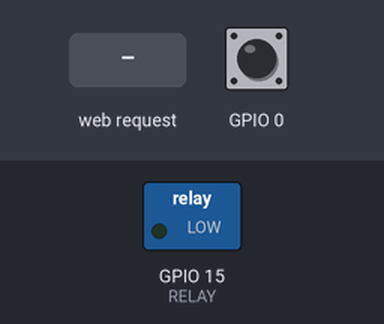
This sketch was run on a simulated ESP8266 (NodeMCU). Shown: switched loads named in the sketch (green lamp = pin HIGH). The test bench sets the inputs (shaded band); at power-on: GPIO 0 HIGH. WiFi joins after 1.5 s; servers stay silent unless stated; EEPROM starts erased; what the sketch prints to the serial monitor is not drawn.

Above: at 2.7 s.
2.8 s: HTTP request GET /turnOn received
At 4.0 s:
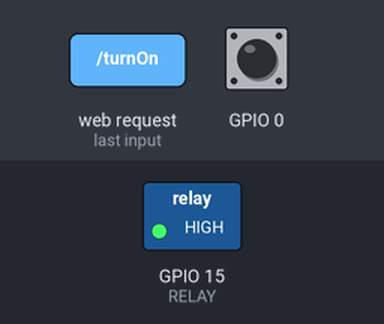
4.3 s: HTTP request GET /turnOff received
At 5.1 s:
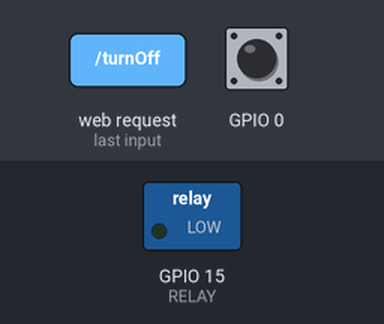
5.8 s: HTTP request GET /turnOn?ssid=1 received
At 6.3 s:
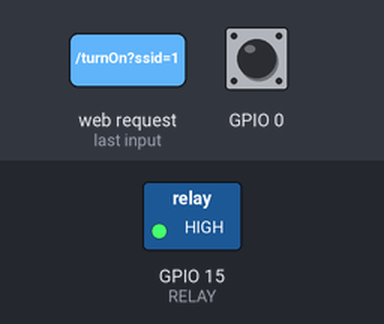
7.3 s: HTTP request GET /turnOff?ssid=1 received
At 8.6 s:
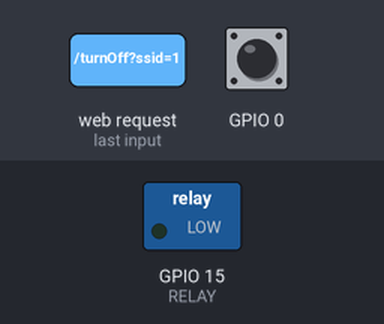
Timing chart, 0 to 9.8 s (numbered marks = the images above; inputs shaded):
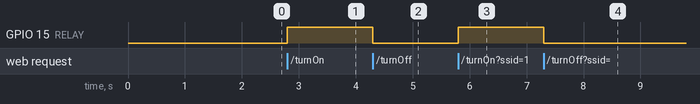

Measured:
- after the input at 2.8 s, GPIO 15 (RELAY): LOW → HIGH at once
- after the input at 4.3 s, GPIO 15 (RELAY): HIGH → LOW at once
- after the input at 5.8 s, GPIO 15 (RELAY): LOW → HIGH at once
- after the input at 7.3 s, GPIO 15 (RELAY): HIGH → LOW at once

The sketch:

AdvancedWebServerRelay.ino
```cpp
#include <ESP8266WiFi.h>
#include <DNSServer.h>
#include <ESP8266WebServer.h>
#include <EEPROM.h>
#include <ESP8266mDNS.h>

#define   EEPROM_LENGTH 1024

#define   RELAY 15

char eRead[30];
byte len;

char ssid[30];
char password[30];

bool captive = true;
const byte DNS_PORT = 53;
IPAddress apIP(192, 168, 1, 1);
DNSServer dnsServer;
ESP8266WebServer webServer(80);

void GPIO0() {
    SaveString(0, ""); // blank out the SSID field in EEPROM
    ESP.restart();
}
String responseHTML = ""
    "<!DOCTYPE html><html><head><title>CaptivePortal</title></head><body><center>"
    "<p>Captive Sample Server App</p>"
    "<form action='/button'>"
    "<p><input type='text' name='ssid' placeholder='SSID' onblur='this.value=removeSpaces(this.value);'></p>"
    "<p><input type='text' name='password' placeholder='WLAN Password'></p>"
    "<p><input type='submit' value='Submit'></p></form>"
    "<p>This is a captive portal example</p></center></body>"
    "<script>function removeSpaces(string) {"
    "   return string.split(' ').join('');"
    "}</script></html>";

String relayWeb = ""
    "<!DOCTYPE html><html><head><title>Relay Web</title></head><body><center>"
    "<p>Advanced Web Relay Server App</p>"
    "<button id='button1' style='width:160px;height:60px'><font size='20'>On</font></button>"
    "<button id='button2' style='width:160px;height:60px'><font size='20'>Off</font></button>"
    "<script>var xhttp=new XMLHttpRequest();"
    "  button1.onclick=function(e) {"
    "    xhttp.open('GET', '/turnOn', false);"
    "    xhttp.send(''); };"
    "  button2.onclick=function(e) {"
    "    xhttp.open('GET', '/turnOff', false);"
    "    xhttp.send(''); };"
    "</script><p>This is the Relay Web example</p></center></body></html>";

void setup() {
    Serial.begin(115200);
    EEPROM.begin(EEPROM_LENGTH);

    ReadString(0, 30);
    if (!strcmp(eRead, "")) {
        setup_captive();
    } else {
        captive = false;
        strcpy(ssid, eRead);
        ReadString(30, 30);
        strcpy(password, eRead);
        setup_runtime();
    }
}

void setup_runtime() {
    pinMode(RELAY, OUTPUT);
    WiFi.mode(WIFI_STA);
    WiFi.begin(ssid, password);
    Serial.println("");

    // Wait for connection
    int i = 0;
    while (WiFi.status() != WL_CONNECTED) {
        delay(500);
        Serial.print(".");
        if(i++ > 15) {
            captive = true;
            setup_captive();
            return;
        }
    }
    Serial.println("");
    Serial.print("Connected to "); Serial.println(ssid);
    Serial.print("IP address: "); Serial.println(WiFi.localIP());

    if (MDNS.begin("JS")) {
       Serial.println("MDNS responder started");
    }

    // This is an example of inline function for a handler
    webServer.on("/", [](){
        webServer.send(200, "text/html", relayWeb);
    });

    webServer.on("/turnOn", turnOn);
    webServer.on("/turnOff", turnOff);

    webServer.onNotFound(handleNotFound);

    webServer.begin();
    attachInterrupt(0,GPIO0,FALLING);
    Serial.println("HTTP server started");
}

void setup_captive() {
    WiFi.mode(WIFI_AP);
    WiFi.softAPConfig(apIP, apIP, IPAddress(255, 255, 255, 0));
    WiFi.softAP("JS");

    dnsServer.start(DNS_PORT, "*", apIP);

    webServer.on("/button", button);

    webServer.onNotFound([]() {
        webServer.send(200, "text/html", responseHTML);
    });
    webServer.begin();
    Serial.println("Captive Portal Started");
}

void loop() {
    if (captive) {
        dnsServer.processNextRequest();
    }
    webServer.handleClient();
}

void button(){
    Serial.println("button pressed");
    Serial.println(webServer.arg("ssid"));
    SaveString( 0, (webServer.arg("ssid")).c_str());
    SaveString(30, (webServer.arg("password")).c_str());
    webServer.send(200, "text/plain", "OK");
    ESP.restart();
}

// Saves string to EEPROM
void SaveString(int startAt, const char* id) {
    for (byte i = 0; i <= strlen(id); i++) {
        EEPROM.write(i + startAt, (uint8_t) id[i]);
    }
    EEPROM.commit();
}

// Reads string from EEPROM
void ReadString(byte startAt, byte bufor) {
    for (byte i = 0; i <= bufor; i++) {
        eRead[i] = (char)EEPROM.read(i + startAt);
    }
    len = bufor;
}

void handleNotFound(){
    String message = "File Not Found\n\n";
    webServer.send(404, "text/plain", message);
}

void turnOn(){
    Serial.println("Trun On the relay");
    digitalWrite(RELAY, HIGH);
    webServer.send(200, "text/plain", "OK");
}

void turnOff(){
    Serial.println("Trun Off the relay");
    digitalWrite(RELAY, LOW);
    webServer.send(200, "text/plain", "OK");
}
```
